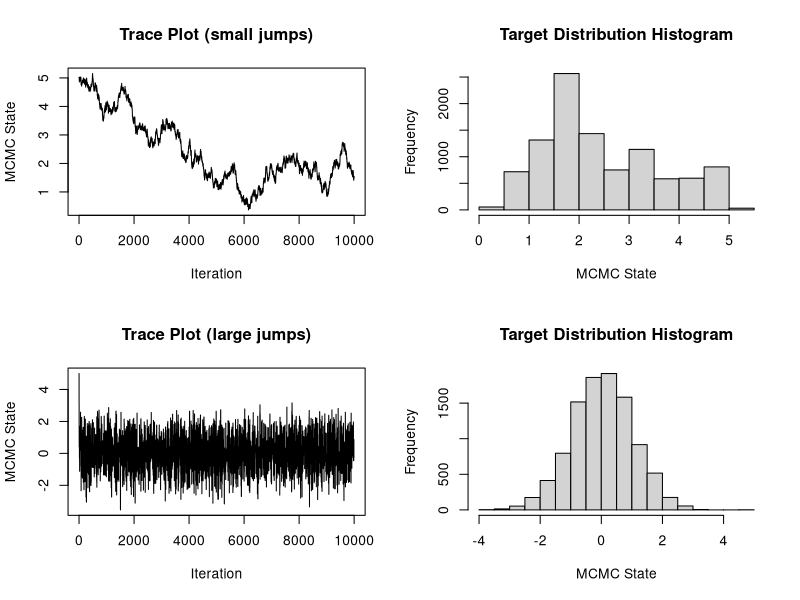

The R source for this figure:
## This script illustrates the Metropolis-Hastings algorithm for
## approximating the standard normal distribution
## Author: Volodymyr M. Minin
## last update: 07/16/2023

#' Generate the next state the Metropolis-Hastings (M-H) chain targeting N(0,1) distribution, using a uniform random walk proposal
#'
#' @param cur_value Current state of M-H Markov chain
#' @param tuning_par Tuning parameter of the uniform random walk, where a random increment ~ Unif[-tuning_par, tuning_par] is added to the current state of the Markov chain (detla in the notes)
#'
#' @return Numeric vector of length 2. The first element of the vector contains the next state of the M-H Markov chain. The second element contains 0 if the proposed values was rejected and 1 otherwise.
#'
#' @examples
#' unif_rw_next(0.4, 5.0)
unif_rw_next = function(cur_value, tuning_par){

  return_value = c(cur_value, 0)

#  prop_value = runif(1, min=cur_value-tuning_par, max=cur_value+tuning_par)
  prop_value = cur_value + runif(1, min=-tuning_par, max=tuning_par)

#  if (runif(1) < dnorm(prop_value)/dnorm(cur_value)){
#    return_value = c(prop_value, 1)
#  }
  
#  if (log(runif(1)) < (cur_value^2 - prop_value^2)/2){
#    return_value = c(prop_value, 1)
#  }
  
  if (runif(1) < exp((cur_value^2 - prop_value^2)/2)){
    return_value = c(prop_value, 1)
  }

  return(return_value)
}

mcmc_size = 10000
start_value = 5.0


mcmc_out_small_jumps = matrix(0, nrow=(mcmc_size), ncol=2)
colnames(mcmc_out_small_jumps) = c("state", "acc_status")

cur_state = c(start_value,1)
mcmc_out_small_jumps[1,] = cur_state

for (i in 2:mcmc_size){

  mcmc_out_small_jumps[i,] = unif_rw_next(mcmc_out_small_jumps[i-1,1], 0.05)
}

## acceptance probability
mean(mcmc_out_small_jumps[,"acc_status"])

## mean of the target distribution
mean(mcmc_out_small_jumps[,"state"])

par(mfrow=c(2,2))

## trace plot
plot(1:mcmc_size, mcmc_out_small_jumps[,"state"], type="l", xlab="Iteration", ylab="MCMC State", main="Trace Plot (small jumps)")

## histogram
hist(mcmc_out_small_jumps[,"state"], xlab="MCMC State", main="Target Distribution Histogram")


mcmc_out_large_jumps = matrix(0, nrow=(mcmc_size), ncol=2)
colnames(mcmc_out_large_jumps) = c("state", "acc_status")

cur_state = c(start_value,1)
mcmc_out_large_jumps[1,] = cur_state

for (i in 2:mcmc_size){

  cur_state = unif_rw_next(mcmc_out_large_jumps[i-1,1], 5)

  mcmc_out_large_jumps[i,] = cur_state
}

## acceptance probability
mean(mcmc_out_large_jumps[,"acc_status"])

## mean of the target distribution
mean(mcmc_out_large_jumps[,"state"])
## sd of the target distribution
sd(mcmc_out_large_jumps[,"state"])

## trace plot
plot(1:mcmc_size, mcmc_out_large_jumps[,"state"], type="l", xlab="Iteration", ylab="MCMC State", main="Trace Plot (large jumps)")

## histogram
hist(mcmc_out_large_jumps[,"state"], xlab="MCMC State", main="Target Distribution Histogram")
